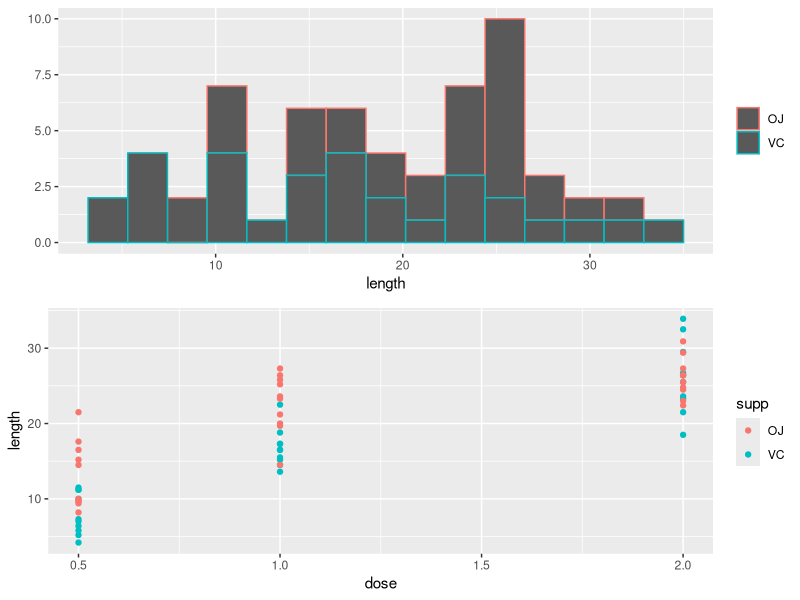
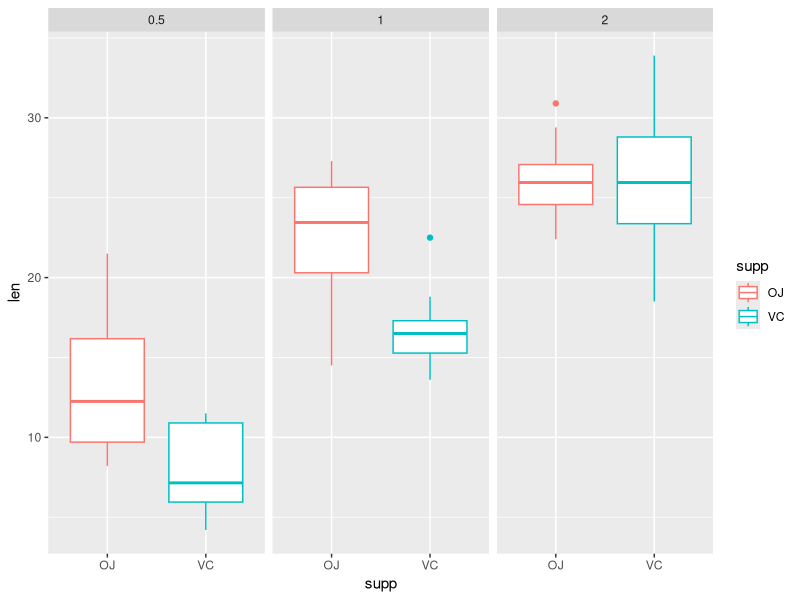

The R source for these figures, in order:
## ---- chunk 1
knitr::opts_chunk$set(echo = TRUE)
require(gridExtra)
## ---- chunk 2
tooth_growth <- datasets::ToothGrowth
head(tooth_growth)
str(tooth_growth)
## ---- chunk 3
library(ggplot2)

histogram <- qplot(tooth_growth$len, color = tooth_growth$supp, xlab = 'length', bins=15) + theme(legend.title=element_blank())
points <- qplot(dose, len, data = tooth_growth, color = supp, ylab = 'length')
grid.arrange(histogram, points, nrow=2)
## ---- chunk 4
ggplot(tooth_growth, aes(supp, len)) + geom_boxplot(aes(color = supp)) + facet_grid(. ~ dose)
